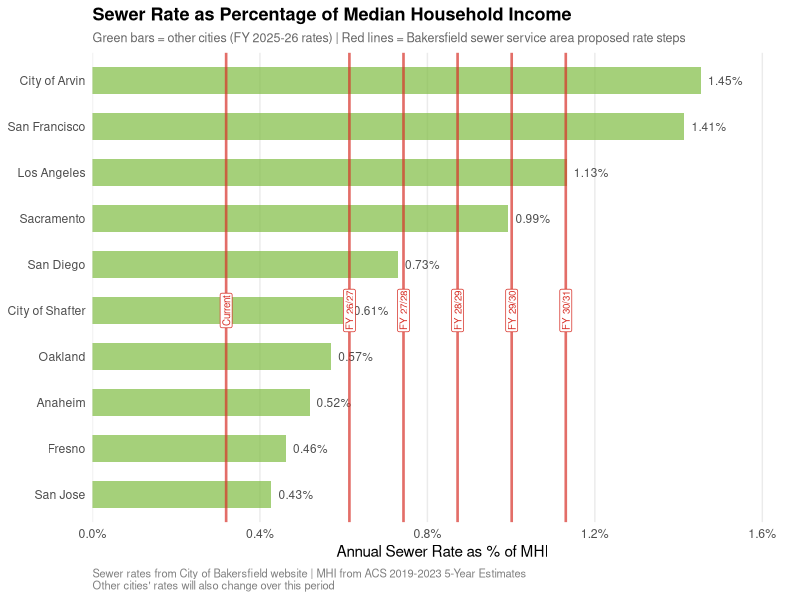

Here is the R script that generated this plot:
## --- Figure 6c: Bars for other cities + Bakersfield line ---------------------

library(tidyverse)
library(scales)

other_cities <- tribble(
  ~city,              ~annual_rate, ~mhi,
  "Fresno",            309.00,      66804,
  "City of Shafter",   412.92,      67989,
  "Anaheim",           469.68,      90583,
  "Oakland",           555.60,      97369,
  "San Jose",          605.04,     141565,
  "City of Arvin",     726.64,      49984,
  "San Diego",         761.18,     104321,
  "Sacramento",        832.20,      83753,
  "Los Angeles",       910.33,      80366,
  "San Francisco",    2000.00,     141446
) %>%
  mutate(
    sewer_pct_mhi = annual_rate / mhi * 100,
    city = fct_reorder(city, sewer_pct_mhi)
  )

# Bakersfield line
bkfd_line <- tibble(
  year = c("Current", "FY 26/27", "FY 27/28", "FY 28/29", "FY 29/30", "FY 30/31"),
  rate = c(247.13, 475, 575, 675, 775, 875),
  mhi  = 77397,
  sewer_pct_mhi = rate / mhi * 100
) %>%
  mutate(y_pos = seq(0.5, nrow(other_cities) + 0.5, length.out = 6))

fig6c <- ggplot() +
  # Bars for other cities
  geom_col(data = other_cities,
           aes(x = sewer_pct_mhi, y = city),
           fill = "#7fbc41", alpha = 0.7, width = 0.6) +
  geom_text(data = other_cities,
            aes(x = sewer_pct_mhi, y = city,
                label = paste0(round(sewer_pct_mhi, 2), "%")),
            hjust = -0.2, size = 3, color = "grey30") +
  # Bakersfield line overlaid
  geom_vline(data = bkfd_line,
             aes(xintercept = sewer_pct_mhi),
             color = "#d73027", linewidth = 0.9, alpha = 0.7) +
  geom_label(data = bkfd_line,
             aes(x = sewer_pct_mhi, y = nrow(other_cities) / 2,
                 label = year),
             size = 2.5, color = "#d73027", fill = "white",
             label.padding = unit(0.15, "lines"),
             angle = 90) +
  scale_x_continuous(
    labels = percent_format(scale = 1),
    expand = expansion(mult = c(0, 0.15))
  ) +
  labs(
    title = "Sewer Rate as Percentage of Median Household Income",
    subtitle = "Green bars = other cities (FY 2025-26 rates) | Red lines = Bakersfield sewer service area proposed rate steps",
    x = "Annual Sewer Rate as % of MHI",
    y = NULL,
    caption = paste0(
      "Sewer rates from City of Bakersfield website | ",
      "MHI from ACS 2019-2023 5-Year Estimates\n",
      "Other cities' rates will also change over this period"
    )
  ) +
  theme_minimal(base_size = 11) +
  theme(
    plot.title = element_text(face = "bold", size = 13),
    plot.subtitle = element_text(color = "grey40", size = 9),
    plot.caption = element_text(color = "grey50", size = 8, hjust = 0),
    panel.grid.major.y = element_blank(),
    panel.grid.minor = element_blank()
  )

ggsave("output/fig6c_bars_and_line.png", fig6c,
       width = 10, height = 6, dpi = 300, bg = "white")
